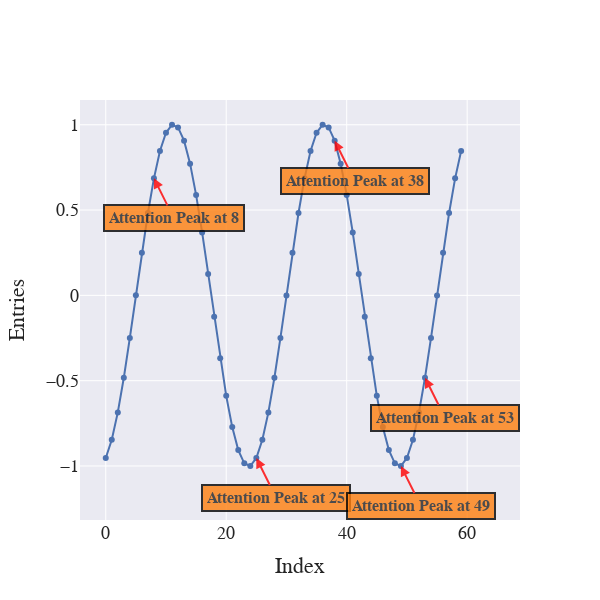

Here is the notebook cell this chart was saved with:
### Code cell
entry = src.cpu().view(-1).detach().numpy()
entry = entry[:len(entry)//2]

fig = go.Figure()
fig.add_trace(go.Scatter(
    y=entry,
    mode='lines+markers',
    name='entries'
))
for i in all_peaks_indices:
    fig.add_annotation(
            x=i,
            y=entry[i],
            xref="x",
            yref="y",
            text=f"<b>Attention Peak at<b> {i}",
            showarrow=True,
            font=dict(
                size=16,
                ),
            align="center",
            arrowhead=2,
            arrowsize=1,
            arrowwidth=2,
            arrowcolor="Red",
            ax=20,
            ay=+40,
            bordercolor="Black",
            borderwidth=2,
            borderpad=4,
            bgcolor="#ff7f0e",
            opacity=0.8
            )
fig.update_layout(
    autosize=False,
    width=600,
    height=600,
    yaxis=dict(
        title_text="Entries",
    ),
    xaxis=dict(title_text="Index"),
    font=dict(
    family="Times new Roman",
    size=18),
    template='seaborn'
)
fig.show()

### Figure 1 — Plotly figure (JSON) as saved in the notebook; plotly's stock layout.template omitted (floating-point values rounded to 4 significant figures)
{"data": [{"mode": "lines+markers", "name": "entries", "type": "scatter", "y": [-0.9529, -0.846, -0.6859, -0.4827, -0.2492, 1.679e-14, 0.2492, 0.4827, 0.6859, 0.846, 0.9529, 1, 0.9842, 0.9066, 0.772, 0.5889, 0.3689, 0.1256, -0.1256, -0.3689, -0.5889, -0.772, -0.9066, -0.9842, -1, -0.9529, -0.846, -0.6859, -0.4827, -0.2492, -4.81e-15, 0.2492, 0.4827, 0.6859, 0.846, 0.9529, 1, 0.9842, 0.9066, 0.772, 0.5889, 0.3689, 0.1256, -0.1256, -0.3689, -0.5889, -0.772, -0.9066, -0.9842, -1, -0.9529, -0.846, -0.6859, -0.4827, -0.2492, -2.641e-14, 0.2492, 0.4827, 0.6859, 0.846]}], "layout": {"annotations": [{"align": "center", "arrowcolor": "Red", "arrowhead": 2, "arrowsize": 1, "arrowwidth": 2, "ax": 20, "ay": 40, "bgcolor": "#ff7f0e", "bordercolor": "Black", "borderpad": 4, "borderwidth": 2, "font": {"size": 16}, "opacity": 0.8, "showarrow": true, "text": "<b>Attention Peak at<b> 25", "x": 25, "xref": "x", "y": -0.9529, "yref": "y"}, {"align": "center", "arrowcolor": "Red", "arrowhead": 2, "arrowsize": 1, "arrowwidth": 2, "ax": 20, "ay": 40, "bgcolor": "#ff7f0e", "bordercolor": "Black", "borderpad": 4, "borderwidth": 2, "font": {"size": 16}, "opacity": 0.8, "showarrow": true, "text": "<b>Attention Peak at<b> 49", "x": 49, "xref": "x", "y": -1, "yref": "y"}, {"align": "center", "arrowcolor": "Red", "arrowhead": 2, "arrowsize": 1, "arrowwidth": 2, "ax": 20, "ay": 40, "bgcolor": "#ff7f0e", "bordercolor": "Black", "borderpad": 4, "borderwidth": 2, "font": {"size": 16}, "opacity": 0.8, "showarrow": true, "text": "<b>Attention Peak at<b> 8", "x": 8, "xref": "x", "y": 0.6859, "yref": "y"}, {"align": "center", "arrowcolor": "Red", "arrowhead": 2, "arrowsize": 1, "arrowwidth": 2, "ax": 20, "ay": 40, "bgcolor": "#ff7f0e", "bordercolor": "Black", "borderpad": 4, "borderwidth": 2, "font": {"size": 16}, "opacity": 0.8, "showarrow": true, "text": "<b>Attention Peak at<b> 38", "x": 38, "xref": "x", "y": 0.9066, "yref": "y"}, {"align": "center", "arrowcolor": "Red", "arrowhead": 2, "arrowsize": 1, "arrowwidth": 2, "ax": 20, "ay": 40, "bgcolor": "#ff7f0e", "bordercolor": "Black", "borderpad": 4, "borderwidth": 2, "font": {"size": 16}, "opacity": 0.8, "showarrow": true, "text": "<b>Attention Peak at<b> 53", "x": 53, "xref": "x", "y": -0.4827, "yref": "y"}], "autosize": false, "font": {"family": "Times new Roman", "size": 18}, "height": 600, "width": 600, "xaxis": {"title": {"text": "Index"}}, "yaxis": {"title": {"text": "Entries"}}}}
